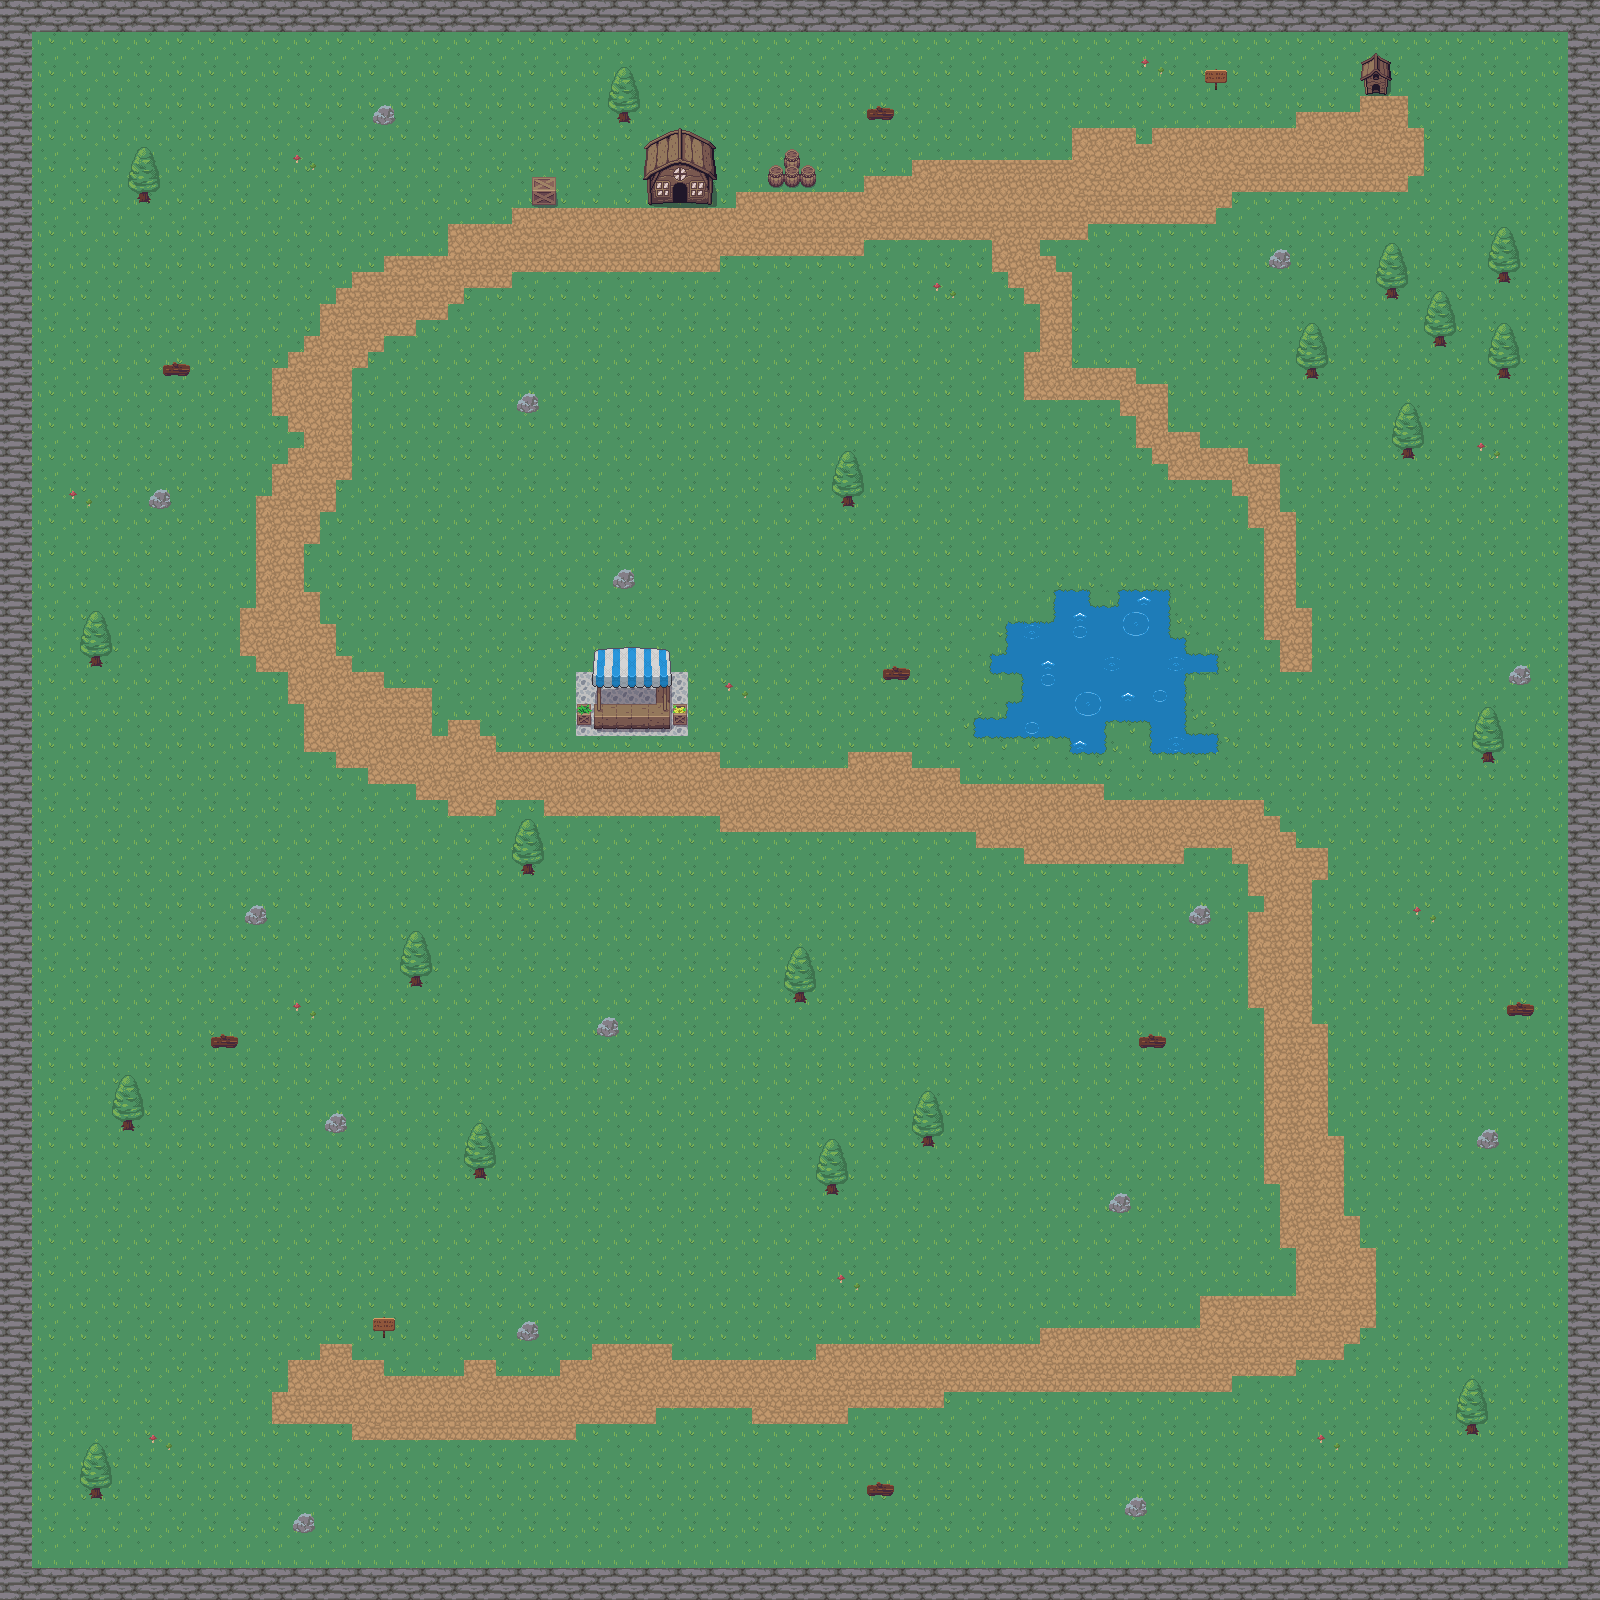

Rendered tile map (Tiled .tmx) drawn with the repository's tilesets; below, a short description and the map source with its tile grids summarised:
An orthogonal 100x100 tile map with 16x16 px tiles, 7 tile layers (background, border, water, path, ...), 2 tilesets and 51 objects (player, end_mission).

<map version="1.9" tiledversion="1.9.2" orientation="orthogonal" renderorder="right-down" width="100" height="100" tilewidth="16" tileheight="16" infinite="0" nextlayerid="10" nextobjectid="61">
 <tileset firstgid="1" name="RPG Nature Tileset" tilewidth="16" tileheight="16" tilecount="720" columns="40">
  <image source="resrc/RPG Nature Tileset.png" trans="000000" width="641" height="288" />
 </tileset>
 <tileset firstgid="721" name="Overworld" tilewidth="16" tileheight="16" tilecount="1440" columns="40">
  <image source="resrc/Overworld.png" trans="000000" width="640" height="576" />
 </tileset>
 <layer id="1" name="background" width="100" height="100">
  <data>[10000 cells, 10000 non-empty, 5 distinct tile ids]</data>
 </layer>
 <layer id="2" name="border" width="100" height="100">
  <data>[10000 cells, 784 non-empty, 4 distinct tile ids]</data>
 </layer>
 <layer id="9" name="water" width="100" height="100">
  <data>[10000 cells, 154 non-empty, 8 distinct tile ids]</data>
 </layer>
 <layer id="5" name="path" width="100" height="100">
  <data>[10000 cells, 1211 non-empty, 16 distinct tile ids]</data>
 </layer>
 <layer id="6" name="deco" width="100" height="100">
  <data>[10000 cells, 419 non-empty, 48 distinct tile ids]</data>
 </layer>
 <layer id="8" name="building" width="100" height="100">
  <data>[10000 cells, 76 non-empty, 72 distinct tile ids]</data>
 </layer>
 <layer id="7" name="air" width="100" height="100">
  <data>[10000 cells, 150 non-empty, 10 distinct tile ids]</data>
 </layer>
 <objectgroup id="3" name="borders">
  <object id="1" x="18" y="0" width="1579" height="32">
   <properties>
    <property name="collision" type="bool" value="true" />
   </properties>
  </object>
  <object id="2" x="28" y="1567" width="1551" height="31">
   <properties>
    <property name="collision" type="bool" value="true" />
   </properties>
  </object>
  <object id="3" x="-2.66667" y="29.3333" width="32" height="1082.67">
   <properties>
    <property name="collision" type="bool" value="true" />
   </properties>
  </object>
  <object id="4" x="-2.66667" y="1112.67" width="34" height="454.667">
   <properties>
    <property name="collision" type="bool" value="true" />
   </properties>
  </object>
  <object id="5" x="1569.33" y="30.6667" width="29.3333" height="792">
   <properties>
    <property name="collision" type="bool" value="true" />
   </properties>
  </object>
  <object id="7" x="1569.33" y="822.667" width="30.6667" height="774.667">
   <properties>
    <property name="collision" type="bool" value="true" />
   </properties>
  </object>
  <object id="12" x="1272" y="251.25" width="16" height="15.75">
   <properties>
    <property name="collision" type="bool" value="true" />
   </properties>
  </object>
  <object id="14" x="1192" y="906.75" width="17" height="18">
   <properties>
    <property name="collision" type="bool" value="true" />
   </properties>
  </object>
  <object id="15" x="1512.5" y="667" width="15.25" height="16.75">
   <properties>
    <property name="collision" type="bool" value="true" />
   </properties>
  </object>
  <object id="16" x="1481.5" y="1129.75" width="15.25" height="18">
   <properties>
    <property name="collision" type="bool" value="true" />
   </properties>
  </object>
  <object id="17" x="1112.82" y="1195.27" width="15.1818" height="16.6364">
   <properties>
    <property name="collision" type="bool" value="true" />
   </properties>
  </object>
  <object id="18" x="1129.31" y="1499.38" width="16.0625" height="17.25">
   <properties>
    <property name="collision" type="bool" value="true" />
   </properties>
  </object>
  <object id="19" x="376.25" y="106.25" width="16.25" height="17.75">
   <properties>
    <property name="collision" type="bool" value="true" />
   </properties>
  </object>
  <object id="20" x="520.25" y="396" width="15.75" height="16.25">
   <properties>
    <property name="collision" type="bool" value="true" />
   </properties>
  </object>
  <object id="21" x="615" y="570" width="17.75" height="18.25">
   <properties>
    <property name="collision" type="bool" value="true" />
   </properties>
  </object>
  <object id="22" x="152.818" y="490.455" width="15.6364" height="18.0909">
   <properties>
    <property name="collision" type="bool" value="true" />
   </properties>
  </object>
  <object id="23" x="245.818" y="905.091" width="19.8182" height="17.8182">
   <properties>
    <property name="collision" type="bool" value="true" />
   </properties>
  </object>
  <object id="24" x="600.5" y="1020" width="15" height="15">
   <properties>
    <property name="collision" type="bool" value="true" />
   </properties>
  </object>
  <object id="25" x="520.75" y="1323.5" width="16.25" height="16">
   <properties>
    <property name="collision" type="bool" value="true" />
   </properties>
  </object>
  <object id="26" x="296.75" y="1516.5" width="16.75" height="15.75">
   <properties>
    <property name="collision" type="bool" value="true" />
   </properties>
  </object>
  <object id="27" x="1386" y="287" width="12" height="12">
   <properties>
    <property name="collision" type="bool" value="true" />
   </properties>
  </object>
  <object id="28" x="1435" y="336" width="8.5" height="10">
   <properties>
    <property name="collision" type="bool" value="true" />
   </properties>
  </object>
  <object id="30" x="1401.5" y="446.5" width="12.5" height="12.5">
   <properties>
    <property name="collision" type="bool" value="true" />
   </properties>
  </object>
  <object id="31" x="1496.5" y="369" width="14" height="9">
   <properties>
    <property name="collision" type="bool" value="true" />
   </properties>
  </object>
  <object id="32" x="1500" y="273.5" width="7.5" height="6.5">
   <properties>
    <property name="collision" type="bool" value="true" />
   </properties>
  </object>
  <object id="33" x="618.75" y="113" width="10.5" height="9.25">
   <properties>
    <property name="collision" type="bool" value="true" />
   </properties>
  </object>
  <object id="34" x="140" y="192.667" width="8.33333" height="9">
   <properties>
    <property name="collision" type="bool" value="true" />
   </properties>
  </object>
  <object id="35" x="162" y="364" width="28" height="11">
   <properties>
    <property name="collision" type="bool" value="true" />
   </properties>
  </object>
  <object id="36" x="90.6667" y="656.667" width="10.6667" height="8.66667">
   <properties>
    <property name="collision" type="bool" value="true" />
   </properties>
  </object>
  <object id="37" x="211" y="1037.67" width="28" height="11.3333">
   <properties>
    <property name="collision" type="bool" value="true" />
   </properties>
  </object>
  <object id="38" x="327.667" y="1114.67" width="17.6667" height="18.6667">
   <properties>
    <property name="collision" type="bool" value="true" />
   </properties>
  </object>
  <object id="39" x="411.667" y="977.333" width="9" height="8.66667">
   <properties>
    <property name="collision" type="bool" value="true" />
   </properties>
  </object>
  <object id="40" x="122" y="1119.67" width="11.3333" height="11.3333">
   <properties>
    <property name="collision" type="bool" value="true" />
   </properties>
  </object>
  <object id="41" x="91" y="1487" width="11" height="12">
   <properties>
    <property name="collision" type="bool" value="true" />
   </properties>
  </object>
  <object id="42" x="475" y="1168.67" width="9.66667" height="9.33333">
   <properties>
    <property name="collision" type="bool" value="true" />
   </properties>
  </object>
  <object id="43" x="523.25" y="864.75" width="9.5" height="9">
   <properties>
    <property name="collision" type="bool" value="true" />
   </properties>
  </object>
  </objectgroup>
 <objectgroup id="4" name="points">
  <!-- 2 objects omitted --></objectgroup>
</map>
<!-- 15 of 51 objects omitted -->
